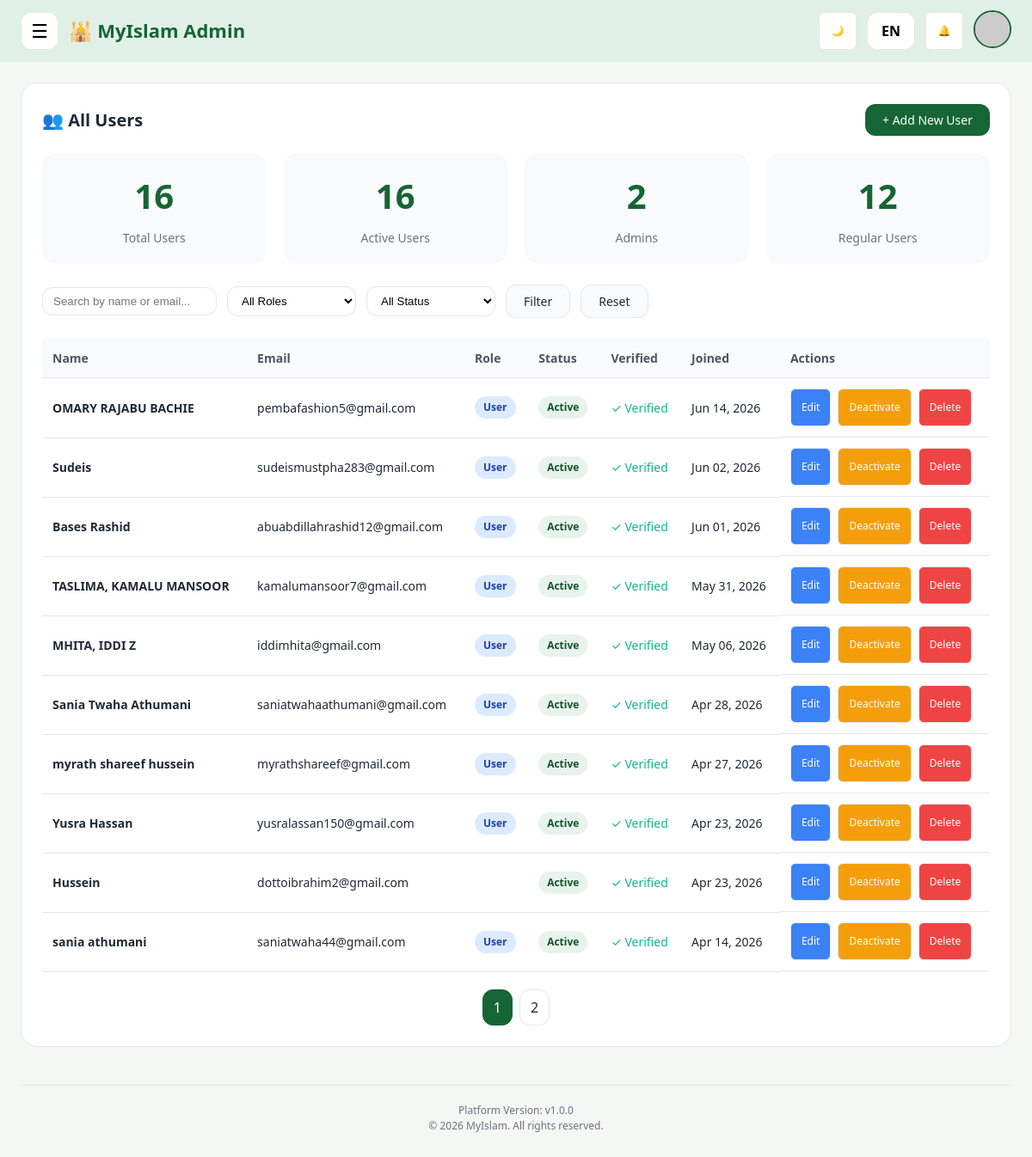
/myislam-v2/admin/users.php (signed in), run on the app's committed database.
### tables this page shows
CREATE TABLE `users` (
  `id` int(11) NOT NULL,
  `full_name` varchar(150) NOT NULL,
  `username` varchar(50) DEFAULT NULL,
  `email` varchar(150) NOT NULL,
  `whatsapp` varchar(20) DEFAULT NULL,
  `password` varchar(255) NOT NULL,
  `role` enum('owner','admin','sheikh','user') NOT NULL DEFAULT 'user',
  `bio` text DEFAULT NULL,
  `profile_image` varchar(255) DEFAULT NULL,
  `is_active` tinyint(1) DEFAULT 1,
  `is_verified` tinyint(1) DEFAULT 0,
  `last_login_at` datetime DEFAULT NULL,
  `created_at` timestamp NULL DEFAULT current_timestamp()
);

### myislam-v2/admin/users.php (the view, shortened to what this page needs)
<?php
$conn = db();
$action = $_GET['action'] ?? 'list';
$user = null;
$search = isset($_GET['search']) ? trim($_GET['search']) : '';
$roleFilter = isset($_GET['role']) ? $_GET['role'] : '';
$statusFilter = isset($_GET['status']) ? $_GET['status'] : '';
$page = isset($_GET['page']) ? (int)$_GET['page'] : 1;
$limit = 10;
$offset = ($page - 1) * $limit;
$where = [];
$params = [];
$whereClause = $where ? "WHERE " . implode(" AND ", $where) : "";
$countSql = "SELECT COUNT(*) as total FROM users $whereClause";
$stmt = $conn->prepare($countSql);
$stmt->execute($params);
$totalUsers = $stmt->fetch()['total'];
$totalPages = ceil($totalUsers / $limit);
$sql = "SELECT id, full_name, email, role, is_active, is_verified, created_at
        FROM users $whereClause
        ORDER BY created_at DESC
        LIMIT $offset, $limit";
$stmt = $conn->prepare($sql);
$stmt->execute($params);
$users = $stmt->fetchAll();
$stats = [];
$stmt = $conn->query("SELECT COUNT(*) as total FROM users WHERE is_active = 1");
$stats['active'] = $stmt->fetch()['total'];
$stmt = $conn->query("SELECT COUNT(*) as total FROM users WHERE role = 'admin'");
$stats['admins'] = $stmt->fetch()['total'];
$stmt = $conn->query("SELECT COUNT(*) as total FROM users WHERE role = 'user'");
$stats['users'] = $stmt->fetch()['total'];
$userName = $_SESSION['user_name'] ?? 'Admin';
$userPicture = 'https://via.placeholder.com/80x80.png?text=' . urlencode(substr($userName, 0, 1));
$platformVersion = 'v1.0.0';
?>
<!DOCTYPE html>
<html lang="en">
<head>
</head>
<body>
<header class="app-header">
    <div class="header-left">
        <button class="menu-toggle" id="menuToggle" aria-label="Menu">☰</button>
        <div class="brand-box">🕌 MyIslam Admin</div>
    </div>
    <div class="header-right">
        <button class="icon-btn" id="themeToggle" aria-label="Dark mode">🌙</button>
        <button class="lang-btn" id="langToggle">EN</button>
        <button class="icon-btn" aria-label="Notifications">🔔</button>
        <div class="profile-area">
            <button class="profile-btn">
                <img src="<?php echo $userPicture; ?>" alt="Profile">
            </button>
        </div>
    </div>
</header>
<main class="main-content">
    <div class="dashboard-stack">
        <?php if ($action === 'add' || ($action === 'edit' && $user)): ?>
            <div class="section-card">
                <div class="card-header">
                    <h2><?php echo $action === 'add' ? '➕ Add New User' : '✏️ Edit User: ' . htmlspecialchars($user['full_name']); ?></h2>
                    <a href="users.php" class="btn btn-secondary">← Back</a>
                </div>
                <form method="POST">
                    <div class="form-group">
                        <label>Full Name *</label>
                        <input type="text" name="full_name" required value="<?php echo htmlspecialchars($user['full_name'] ?? ''); ?>">
                    </div>
                    <div class="form-group">
                        <label>Email *</label>
                        <input type="email" name="email" required value="<?php echo htmlspecialchars($user['email'] ?? ''); ?>">
                    </div>
                    <div class="form-group">
                        <label>Password <?php echo $action === 'add' ? '*' : '(leave blank to keep current)'; ?></label>
                        <input type="password" name="password" <?php echo $action === 'add' ? 'required' : ''; ?>>
                    </div>
                    <div class="grid-2">
                        <div class="form-group">
                            <label>Role</label>
                            <select name="role">
                                <option value="user" <?php echo ($user && $user['role'] == 'user') ? 'selected' : ''; ?>>User</option>
                                <option value="admin" <?php echo ($user && $user['role'] == 'admin') ? 'selected' : ''; ?>>Admin</option>
                            </select>
                        </div>
                        <div class="form-group">
                            <label>Status</label>
                            <select name="is_active">
                                <option value="1" <?php echo (!isset($user) || $user['is_active']) ? 'selected' : ''; ?>>Active</option>
                                <option value="0" <?php echo (isset($user) && !$user['is_active']) ? 'selected' : ''; ?>>Inactive</option>
                            </select>
                        </div>
                    </div>
                    <div class="form-group">
                        <label>
                            <input type="checkbox" name="is_verified" <?php echo ($user && $user['is_verified']) ? 'checked' : ''; ?>>
                            Verified
                        </label>
                    </div>
                    <button type="submit" class="btn btn-primary">
                        <?php echo $action === 'add' ? 'Create User' : 'Update User'; ?>
                    </button>
                    <a href="users.php" class="btn btn-secondary" style="margin-left: 0.5rem;">Cancel</a>
                </form>
            </div>
        <?php else: ?>
            <div class="section-card">
                <div class="card-header">
                    <h2>👥 All Users</h2>
                    <a href="users.php?action=add" class="btn btn-primary">+ Add New User</a>
                </div>
                <div class="stats-grid" style="margin-bottom: 24px;">
                    <div class="stat-card" style="background: var(--surface-2); border-radius: var(--radius-md);">
                        <div class="stat-value"><?php echo $totalUsers; ?></div>
                        <div class="stat-label">Total Users</div>
                    </div>
                    <div class="stat-card" style="background: var(--surface-2); border-radius: var(--radius-md);">
                        <div class="stat-value"><?php echo $stats['active']; ?></div>
                        <div class="stat-label">Active Users</div>
                    </div>
                    <div class="stat-card" style="background: var(--surface-2); border-radius: var(--radius-md);">
                        <div class="stat-value"><?php echo $stats['admins']; ?></div>
                        <div class="stat-label">Admins</div>
                    </div>
                    <div class="stat-card" style="background: var(--surface-2); border-radius: var(--radius-md);">
                        <div class="stat-value"><?php echo $stats['users']; ?></div>
                        <div class="stat-label">Regular Users</div>
                    </div>
                </div>
                <div class="filter-bar">
                    <form method="GET" style="display: flex; gap: 12px; flex-wrap: wrap; align-items: center;">
                        <input type="text" name="search" placeholder="Search by name or email..." value="<?php echo htmlspecialchars($search); ?>">
                        <select name="role">
                            <option value="">All Roles</option>
                        </select>
                        <select name="status">
                            <option value="">All Status</option>
                        </select>
                        <button type="submit" class="btn btn-secondary">Filter</button>
                        <a href="users.php" class="btn btn-secondary">Reset</a>
                    </form>
                </div>
                <?php if ($users): ?>
                    <div class="table-responsive">
                          <table>
                            <thead>
                                  <tr>
                                    <th>Name</th>
                                    <th>Email</th>
                                    <th>Role</th>
                                    <th>Status</th>
                                    <th>Verified</th>
                                    <th>Joined</th>
                                    <th>Actions</th>
                                  </tr>
                            </thead>
                            <tbody>
                                <?php foreach ($users as $user): ?>
                                  <tr>
                                    <td><strong><?php echo htmlspecialchars($user['full_name']); ?></strong></td>
                                    <td><?php echo htmlspecialchars($user['email']); ?></td>
                                    <td>
                                        <span class="role-badge role-<?php echo $user['role']; ?>">
                                            <?php echo ucfirst($user['role']); ?>
                                        </span>
                                    </td>
                                    <td>
                                        <span class="status-badge <?php echo $user['is_active'] ? 'status-active' : 'status-inactive'; ?>">
                                            <?php echo $user['is_active'] ? 'Active' : 'Inactive'; ?>
                                        </span>
                                    </td>
                                    <td>
                                        <?php if ($user['is_verified']): ?>
                                            <span style="color: var(--success);">✓ Verified</span>
                                        <?php else: ?>
                                            <span style="color: var(--muted);">✗ Not verified</span>
                                        <?php endif; ?>
                                    </td>
                                    <td><?php echo date('M d, Y', strtotime($user['created_at'])); ?></td>
                                    <td class="action-buttons">
                                        <a href="users.php?action=edit&id=<?php echo $user['id']; ?>" class="icon-btn edit">Edit</a>
                                        <a href="users.php?action=toggle_status&id=<?php echo $user['id']; ?>" class="icon-btn toggle" onclick="return confirm('Toggle user status?');">
                                            <?php echo $user['is_active'] ? 'Deactivate' : 'Activate'; ?>
                                        </a>
                                        <?php if ($user['id'] != $_SESSION['user_id']): ?>
                                            <a href="users.php?action=delete&id=<?php echo $user['id']; ?>" class="icon-btn delete" onclick="return confirm('Delete this user? This action cannot be undone.');">Delete</a>
                                        <?php endif; ?>
                                    </td>
                                  </tr>
                                <?php endforeach; ?>
                            </tbody>
                          </table>
                    </div>
                    <?php if ($totalPages > 1): ?>
                    <div class="pagination">
                        <?php for ($i = 1; $i <= $totalPages; $i++): ?>
                            <a href="?page=<?php echo $i; ?>&search=<?php echo urlencode($search); ?>&role=<?php echo $roleFilter; ?>&status=<?php echo $statusFilter; ?>"
                               class="page-link <?php echo $i == $page ? 'active' : ''; ?>">
                                <?php echo $i; ?>
                            </a>
                        <?php endfor; ?>
                    </div>
                    <?php endif; ?>
                <?php endif; ?>
            </div>
        <?php endif; ?>
        <div class="footer-meta">
            <div>Platform Version: <?php echo htmlspecialchars($platformVersion); ?></div>
            <div>© <?php echo date('Y'); ?> MyIslam. All rights reserved.</div>
        </div>
    </div>
</main>
</body>
</html>

### data on the page
users: full_name "OMARY RAJABU BACHIE", email "pembafashion5@gmail.com", role "User", is_active "Active", is_verified "✓ Verified", created_at "Jun 14, 2026"
users: full_name "Sudeis", email "sudeismustpha283@gmail.com", role "User", is_active "Active", is_verified "✓ Verified", created_at "Jun 02, 2026"
users: full_name "Bases Rashid", email "abuabdillahrashid12@gmail.com", role "User", is_active "Active", is_verified "✓ Verified", created_at "Jun 01, 2026"
users: full_name "TASLIMA, KAMALU MANSOOR", email "kamalumansoor7@gmail.com", role "User", is_active "Active", is_verified "✓ Verified", created_at "May 31, 2026"
users: full_name "MHITA, IDDI Z", email "iddimhita@gmail.com", role "User", is_active "Active", is_verified "✓ Verified", created_at "May 06, 2026"
users: full_name "Sania Twaha Athumani", email "saniatwahaathumani@gmail.com", role "User", is_active "Active", is_verified "✓ Verified", created_at "Apr 28, 2026"
users: full_name "myrath shareef hussein", email "myrathshareef@gmail.com", role "User", is_active "Active", is_verified "✓ Verified", created_at "Apr 27, 2026"
users: full_name "Yusra Hassan", email "yusralassan150@gmail.com", role "User", is_active "Active", is_verified "✓ Verified", created_at "Apr 23, 2026"
users: full_name "Hussein", email "dottoibrahim2@gmail.com", is_active "Active", is_verified "✓ Verified", created_at "Apr 23, 2026"
users: full_name "sania athumani", email "saniatwaha44@gmail.com", role "User", is_active "Active", is_verified "✓ Verified", created_at "Apr 14, 2026"

### other printed values
$totalUsers "16"
$stats['active'] "16"
$stats['admins'] "2"
$stats['users'] "12"
$platformVersion "v1.0.0"
